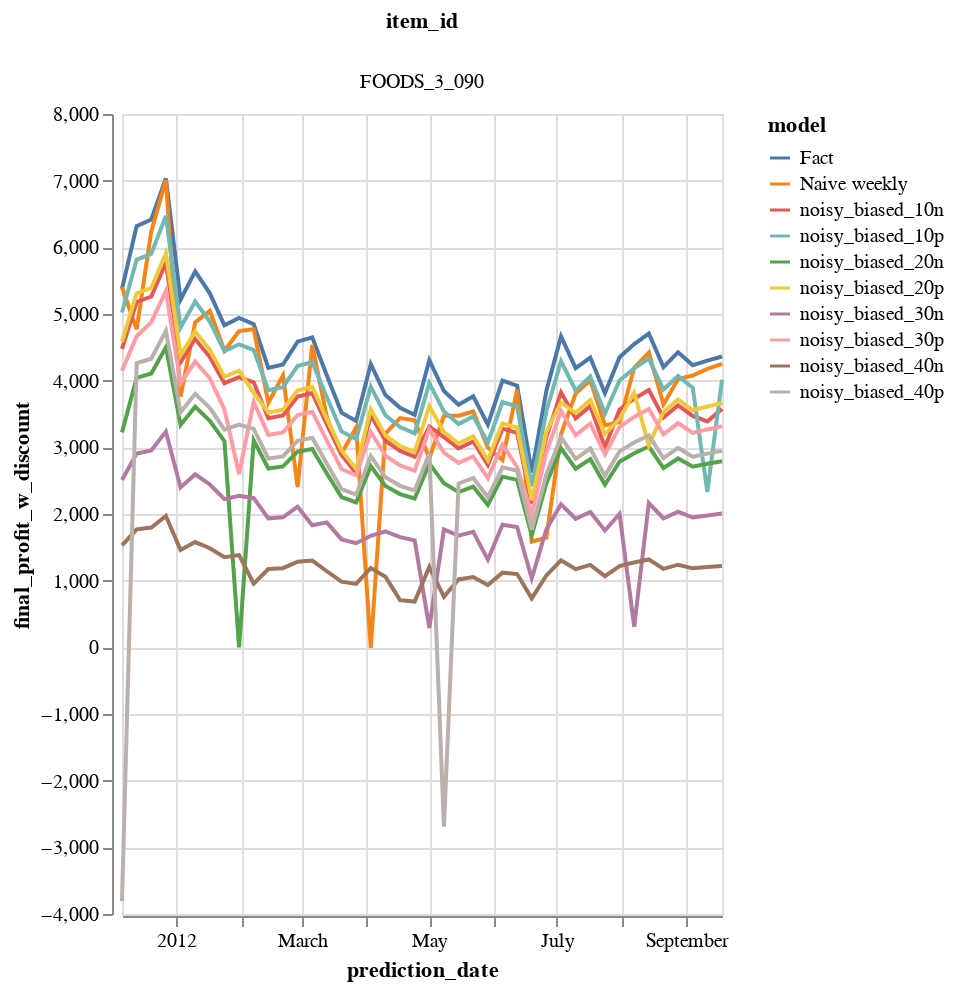

Source (notebook cell):
### Code cell
alt.data_transformers.disable_max_rows()

alt.Chart(result_weekly.reset_index()).mark_line().encode(
    x='prediction_date:T',
    y=alt.Y('final_profit_w_discount:Q',scale=alt.Scale(zero=True)),
    color=alt.Color('model:N'),
    #row='model:N',
    column='item_id:N'
).properties(width=300, height=400)#.interactive()

### Figure 1 — Vega-Lite specification as saved in the notebook (floating-point values rounded to 4 significant figures; data arrays with more than 128 entries replaced by an {"elided": "..."} marker saying what was removed)
{"config": {"view": {"continuousWidth": 400, "continuousHeight": 300}}, "data": {"name": "data-466f968fa60d388f08fb447ef7b60bc7"}, "mark": "line", "encoding": {"color": {"type": "nominal", "field": "model"}, "column": {"type": "nominal", "field": "item_id"}, "x": {"type": "temporal", "field": "prediction_date"}, "y": {"type": "quantitative", "field": "final_profit_w_discount", "scale": {"zero": true}}}, "height": 400, "width": 300, "$schema": "https://vega.github.io/schema/vega-lite/v4.8.1.json", "datasets": {"data-466f968fa60d388f08fb447ef7b60bc7": {"elided": "420 records"}}}
